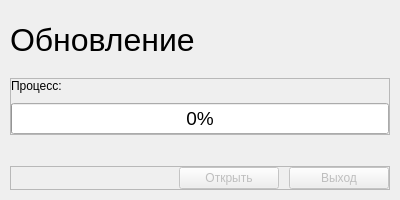
<?xml version="1.0" encoding="UTF-8"?>
<ui version="4.0">
 <class>MainWindow</class>
 <widget class="QMainWindow" name="MainWindow">
  <property name="geometry">
   <rect>
    <x>0</x>
    <y>0</y>
    <width>400</width>
    <height>200</height>
   </rect>
  </property>
  <property name="minimumSize">
   <size>
    <width>400</width>
    <height>200</height>
   </size>
  </property>
  <property name="maximumSize">
   <size>
    <width>400</width>
    <height>200</height>
   </size>
  </property>
  <property name="windowTitle">
   <string>MainWindow</string>
  </property>
  <widget class="QWidget" name="centralwidget">
   <property name="enabled">
    <bool>true</bool>
   </property>
   <layout class="QVBoxLayout" name="verticalLayout_2">
    <property name="spacing">
     <number>20</number>
    </property>
    <property name="leftMargin">
     <number>10</number>
    </property>
    <property name="topMargin">
     <number>10</number>
    </property>
    <property name="rightMargin">
     <number>10</number>
    </property>
    <property name="bottomMargin">
     <number>10</number>
    </property>
    <item>
     <spacer name="verticalSpacer">
      <property name="orientation">
       <enum>Qt::Vertical</enum>
      </property>
      <property name="sizeHint" stdset="0">
       <size>
        <width>20</width>
        <height>3</height>
       </size>
      </property>
     </spacer>
    </item>
    <item>
     <widget class="QLabel" name="update_label">
      <property name="font">
       <font>
        <pointsize>24</pointsize>
       </font>
      </property>
      <property name="text">
       <string>Обновление</string>
      </property>
     </widget>
    </item>
    <item>
     <widget class="QFrame" name="process_frame">
      <property name="frameShape">
       <enum>QFrame::StyledPanel</enum>
      </property>
      <property name="frameShadow">
       <enum>QFrame::Raised</enum>
      </property>
      <layout class="QVBoxLayout" name="verticalLayout">
       <property name="spacing">
        <number>10</number>
       </property>
       <property name="leftMargin">
        <number>0</number>
       </property>
       <property name="topMargin">
        <number>0</number>
       </property>
       <property name="rightMargin">
        <number>0</number>
       </property>
       <property name="bottomMargin">
        <number>0</number>
       </property>
       <item>
        <widget class="QLabel" name="process_label">
         <property name="text">
          <string>Процесс:</string>
         </property>
        </widget>
       </item>
       <item>
        <widget class="QProgressBar" name="progressBar">
         <property name="minimumSize">
          <size>
           <width>0</width>
           <height>25</height>
          </size>
         </property>
         <property name="font">
          <font>
           <pointsize>14</pointsize>
          </font>
         </property>
         <property name="value">
          <number>0</number>
         </property>
        </widget>
       </item>
      </layout>
     </widget>
    </item>
    <item>
     <spacer name="verticalSpacer_2">
      <property name="orientation">
       <enum>Qt::Vertical</enum>
      </property>
      <property name="sizeHint" stdset="0">
       <size>
        <width>20</width>
        <height>4</height>
       </size>
      </property>
     </spacer>
    </item>
    <item>
     <widget class="QFrame" name="buttons_frame">
      <property name="frameShape">
       <enum>QFrame::StyledPanel</enum>
      </property>
      <property name="frameShadow">
       <enum>QFrame::Raised</enum>
      </property>
      <layout class="QHBoxLayout" name="horizontalLayout">
       <property name="spacing">
        <number>10</number>
       </property>
       <property name="leftMargin">
        <number>0</number>
       </property>
       <property name="topMargin">
        <number>0</number>
       </property>
       <property name="rightMargin">
        <number>0</number>
       </property>
       <property name="bottomMargin">
        <number>0</number>
       </property>
       <item>
        <spacer name="horizontalSpacer">
         <property name="orientation">
          <enum>Qt::Horizontal</enum>
         </property>
         <property name="sizeHint" stdset="0">
          <size>
           <width>40</width>
           <height>20</height>
          </size>
         </property>
        </spacer>
       </item>
       <item>
        <widget class="QPushButton" name="open_pushButton">
         <property name="enabled">
          <bool>false</bool>
         </property>
         <property name="minimumSize">
          <size>
           <width>100</width>
           <height>0</height>
          </size>
         </property>
         <property name="text">
          <string>Открыть</string>
         </property>
        </widget>
       </item>
       <item>
        <widget class="QPushButton" name="exit_pushButton">
         <property name="enabled">
          <bool>false</bool>
         </property>
         <property name="minimumSize">
          <size>
           <width>100</width>
           <height>0</height>
          </size>
         </property>
         <property name="text">
          <string>Выход</string>
         </property>
        </widget>
       </item>
      </layout>
     </widget>
    </item>
   </layout>
  </widget>
 </widget>
 <resources/>
 <connections/>
</ui>
